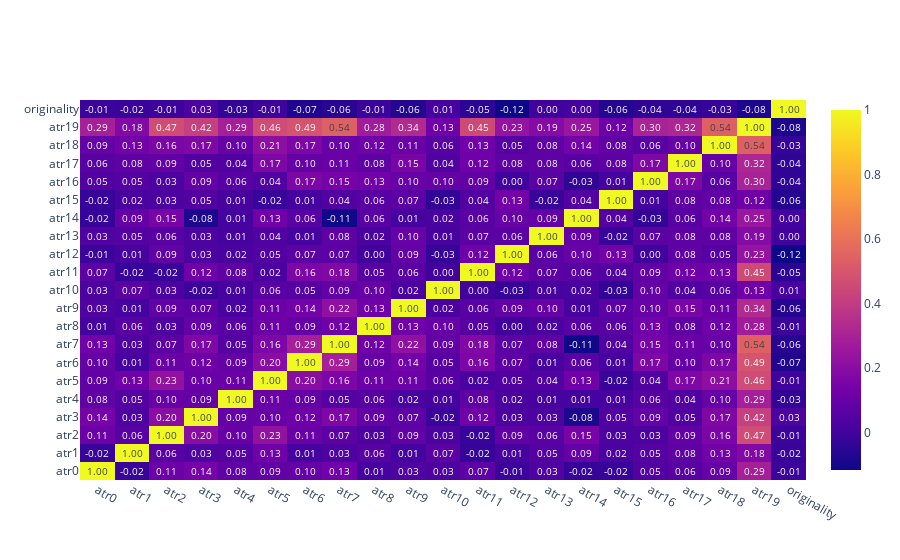

Write notebook code for a chart like this one.
### Code cell
dataframe = citing_sentence.join([y])
correlation_matrix(dataframe)

### Figure 1 — Plotly figure (JSON) as saved in the notebook; plotly's stock layout.template omitted (floating-point values rounded to 4 significant figures; data arrays with more than 128 entries replaced by an {"elided": "..."} marker saying what was removed)
{"data": [{"text": {"elided": "21x21 float values"}, "texttemplate": "%{text:.2f}", "type": "heatmap", "x": ["atr0", "atr1", "atr2", "atr3", "atr4", "atr5", "atr6", "atr7", "atr8", "atr9", "atr10", "atr11", "atr12", "atr13", "atr14", "atr15", "atr16", "atr17", "atr18", "atr19", "originality"], "y": ["atr0", "atr1", "atr2", "atr3", "atr4", "atr5", "atr6", "atr7", "atr8", "atr9", "atr10", "atr11", "atr12", "atr13", "atr14", "atr15", "atr16", "atr17", "atr18", "atr19", "originality"], "z": {"elided": "21x21 float values"}}], "layout": {}}
